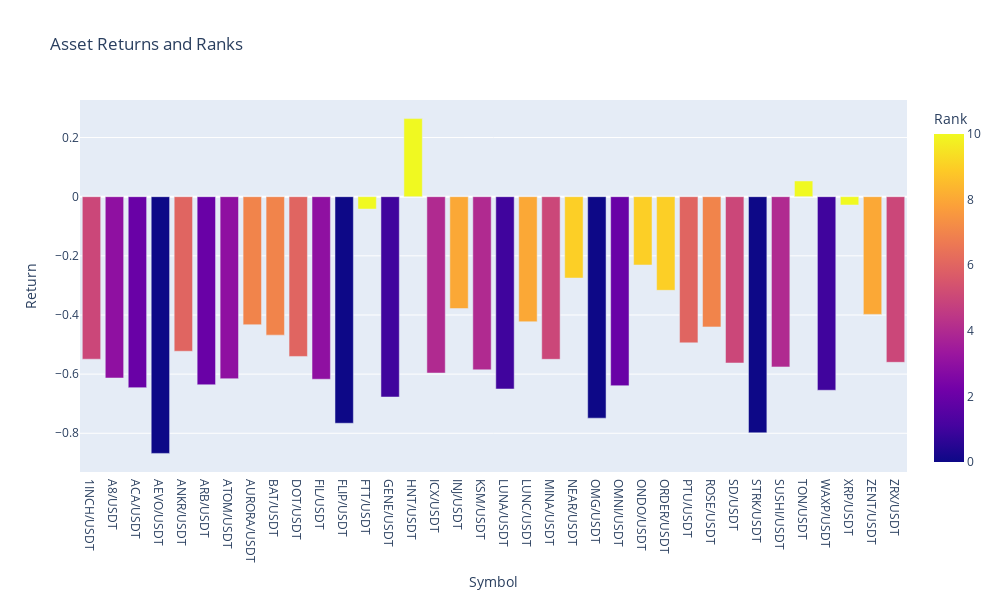

Here is the notebook cell this chart was saved with:
### Code cell
# Create a bar plot to visualize ranks
fig = px.bar(
    end_of_measurement_period_return_df, 
    x='Symbol', 
    y='Return', 
    color='rank',  # Color by rank to visually distinguish groups
    title="Asset Returns and Ranks",
    labels={'rank': 'Rank'},
)

# Customize layout for readability
fig.update_layout(
    xaxis_title="Symbol",
    yaxis_title="Return",
    coloraxis_colorbar=dict(title="Rank"),
    width=1000,
    height=600
)

fig.show()

### Figure 1 — Plotly figure (JSON) as saved in the notebook; plotly's stock layout.template omitted (floating-point values rounded to 4 significant figures)
{"data": [{"alignmentgroup": "True", "hovertemplate": "Symbol=%{x}<br>Return=%{y}<br>Rank=%{marker.color}<extra></extra>", "legendgroup": "", "marker": {"color": [5, 3, 2, 0, 6, 2, 3, 7, 7, 6, 3, 0, 10, 1, 10, 4, 8, 4, 1, 8, 5, 9, 0, 2, 9, 9, 6, 7, 5, 0, 4, 10, 1, 10, 8, 5], "coloraxis": "coloraxis", "pattern": {"shape": ""}}, "name": "", "offsetgroup": "", "orientation": "v", "showlegend": false, "textposition": "auto", "type": "bar", "x": ["1INCH/USDT", "A8/USDT", "ACA/USDT", "AEVO/USDT", "ANKR/USDT", "ARB/USDT", "ATOM/USDT", "AURORA/USDT", "BAT/USDT", "DOT/USDT", "FIL/USDT", "FLIP/USDT", "FTT/USDT", "GENE/USDT", "HNT/USDT", "ICX/USDT", "INJ/USDT", "KSM/USDT", "LUNA/USDT", "LUNC/USDT", "MINA/USDT", "NEAR/USDT", "OMG/USDT", "OMNI/USDT", "ONDO/USDT", "ORDER/USDT", "PTU/USDT", "ROSE/USDT", "SD/USDT", "STRK/USDT", "SUSHI/USDT", "TON/USDT", "WAXP/USDT", "XRP/USDT", "ZENT/USDT", "ZRX/USDT"], "xaxis": "x", "y": [-0.5495, -0.6131, -0.6457, -0.8681, -0.5227, -0.636, -0.6154, -0.433, -0.4682, -0.5402, -0.6172, -0.7661, -0.0418, -0.6775, 0.264, -0.5963, -0.3783, -0.5855, -0.6503, -0.4229, -0.55, -0.2752, -0.7489, -0.6391, -0.231, -0.3166, -0.4943, -0.4404, -0.5623, -0.7985, -0.5757, 0.05314, -0.6545, -0.02814, -0.398, -0.5601], "yaxis": "y"}], "layout": {"barmode": "relative", "coloraxis": {"colorbar": {"title": {"text": "Rank"}}, "colorscale": [[0, "#0d0887"], [0.1111, "#46039f"], [0.2222, "#7201a8"], [0.3333, "#9c179e"], [0.4444, "#bd3786"], [0.5556, "#d8576b"], [0.6667, "#ed7953"], [0.7778, "#fb9f3a"], [0.8889, "#fdca26"], [1, "#f0f921"]]}, "height": 600, "legend": {"tracegroupgap": 0}, "title": {"text": "Asset Returns and Ranks"}, "width": 1000, "xaxis": {"anchor": "y", "domain": [0, 1], "title": {"text": "Symbol"}}, "yaxis": {"anchor": "x", "domain": [0, 1], "title": {"text": "Return"}}}}
